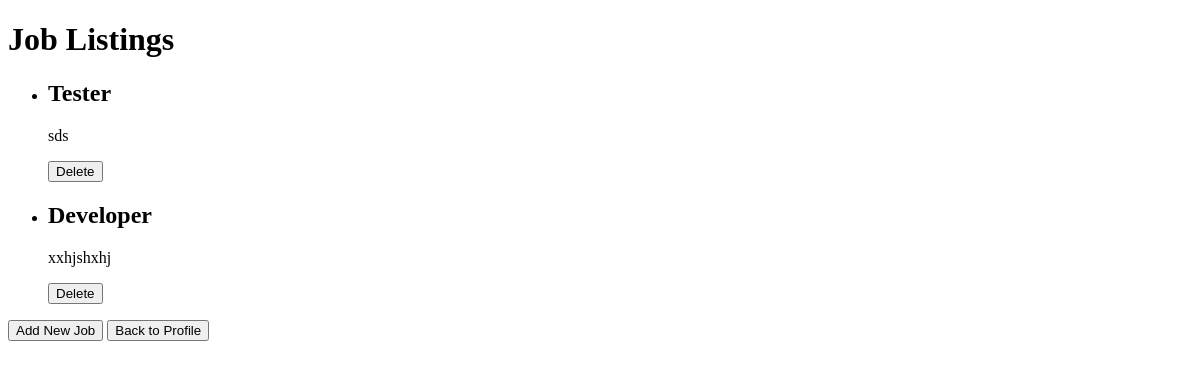
Before: /job_listing/ with the older database file.
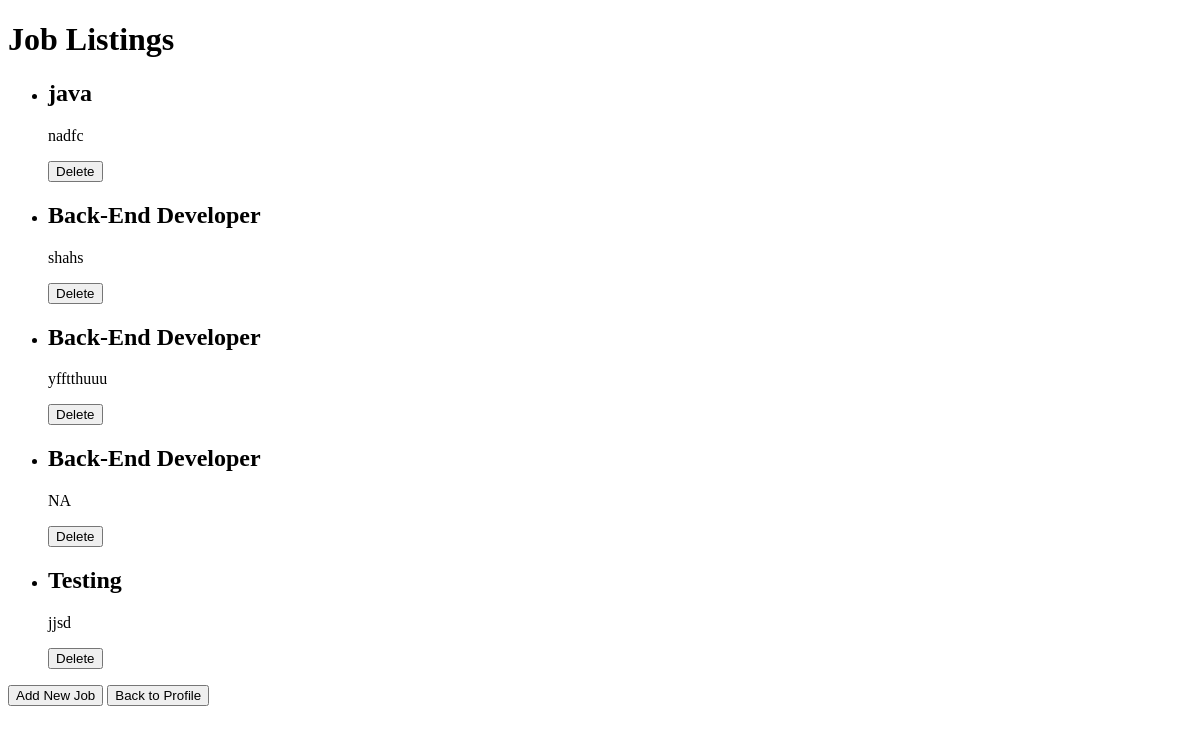
After: the same page with the newer database file.
### jobapp/models.py (models this page shows, shortened)
class JobListing(models.Model):
    title = models.CharField(max_length=255)
    description = models.TextField()
    required_qualifications = models.TextField()
    desired_qualifications = models.TextField()
    responsibilities = models.TextField()
    application_deadline = models.DateField()
    salary_range = models.CharField(max_length=100)
    location = models.CharField(max_length=255)
    employment_type = models.CharField(max_length=50)
    company_benefits = models.TextField()
    how_to_apply = models.TextField()
    other_information = models.CharField(max_length=255, blank=True)
    employer = models.ForeignKey(User, on_delete=models.CASCADE)

### jobapp/views.py (the view)
# urls.py: path('job_listing/', views.job_listing, name='job_listing'),
def job_listing(request):
    job_listings = JobListing.objects.all()
    return render(request, 'job_listing.html', {'job_listings': job_listings})

### jobapp/templates/job_listing.html (shortened to what this page needs)
<!DOCTYPE html>
<html lang="en">
<head>
</head>
<body>
    <h1>Job Listings</h1>
    <ul>
        {% for job in job_listings %}
        <li>
            <h2>{{ job.title }}</h2>
            <p>{{ job.description }}</p>
            <form action="{% url 'delete_job' job.id %}" method="post">
                <button type="submit">Delete</button>
            </form>
        </li>
        {% endfor %}
    </ul>
    <button onclick="window.location.href='{% url 'add_jobs' %}'">Add New Job</button>
    <button onclick="window.location.href='{% url 'employer_profile' %}'">Back to Profile</button>
</body>
</html>

Changed rows visible on the page:
added JobListing: title "java", description "nadfc"
added JobListing: title "Back-End Developer", description "shahs"
added JobListing: title "Back-End Developer", description "yfftthuuu"
changed JobListing (number 4 of 5 on the later page): title "Tester" → "Back-End Developer"; description "sds" → "NA"
changed JobListing: title "Developer" → "Testing"; description "xxhjshxhj" → "jjsd"
